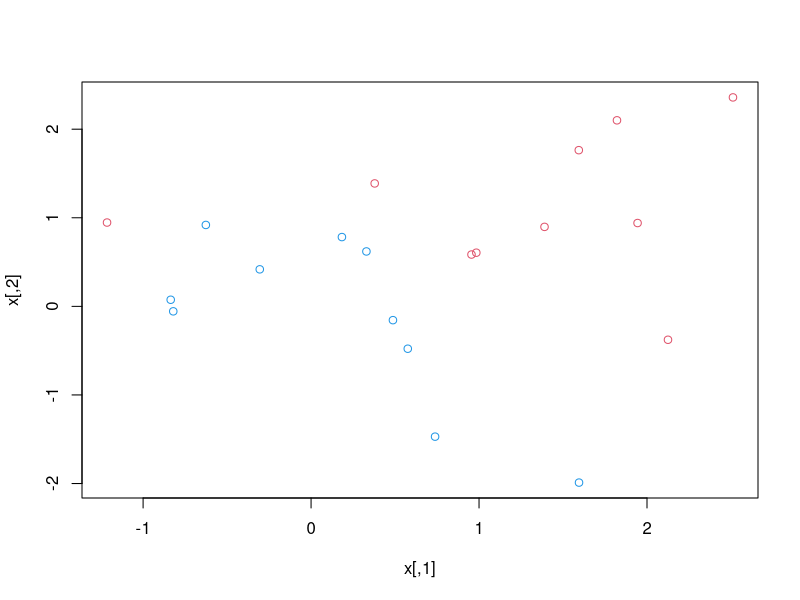
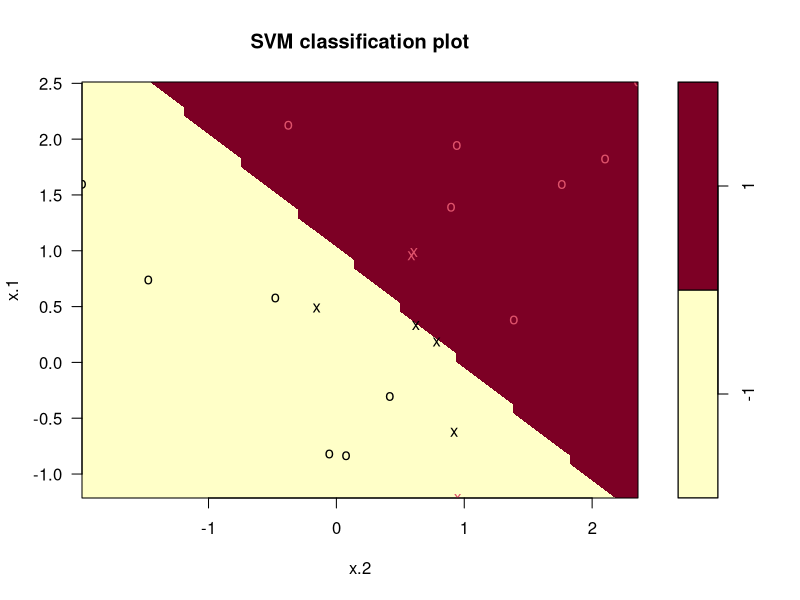
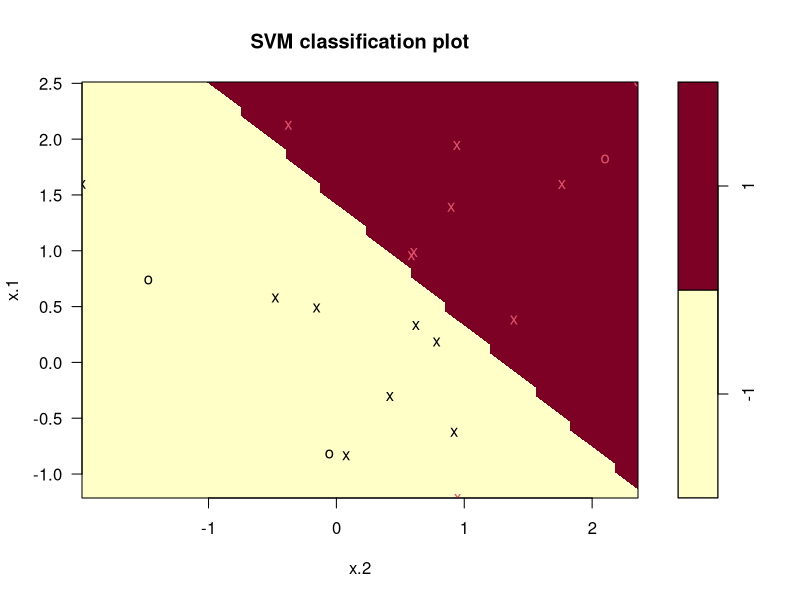
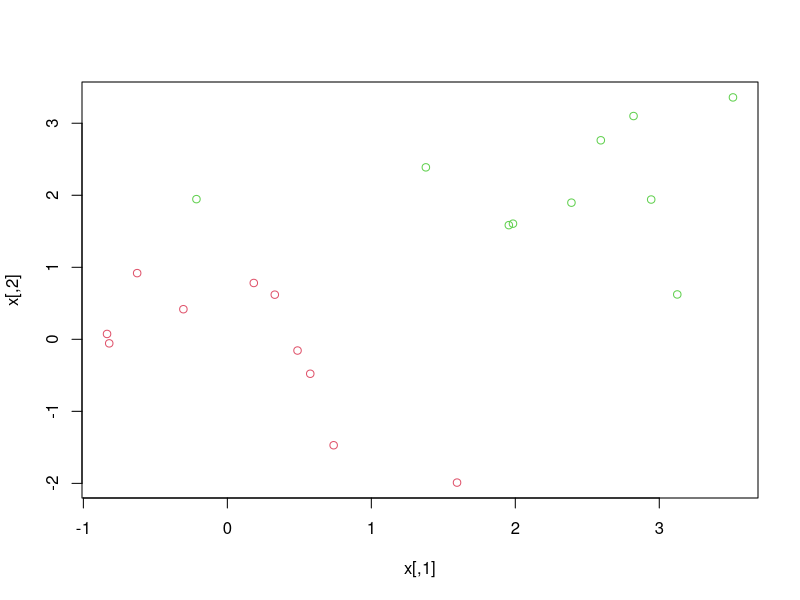
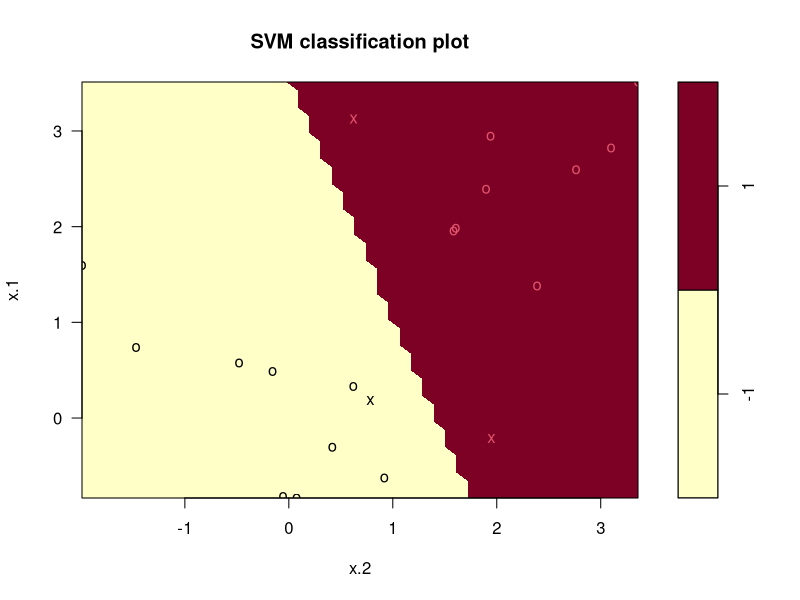
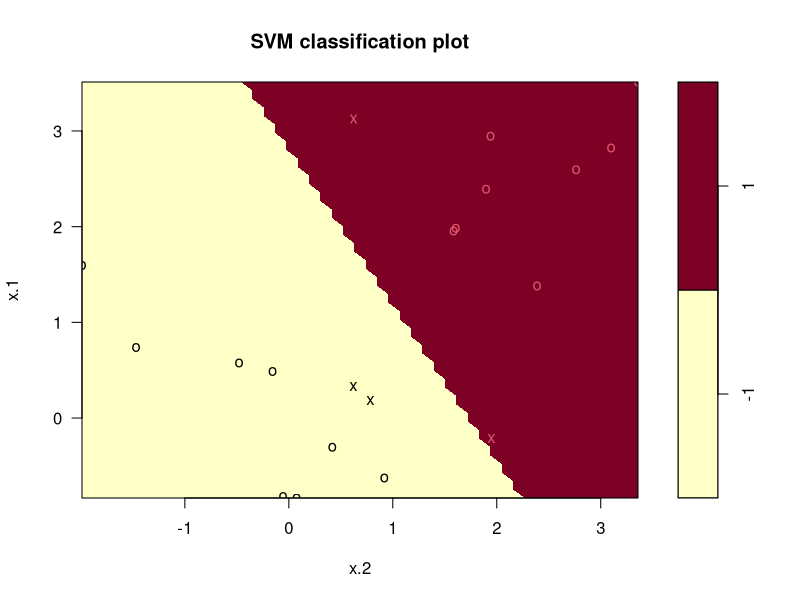

Write the R code that produced these figures, in order.
# Group 3 Lab 4
# Apr 2
# Yueyang Li

library(e1071)
set.seed(1)

# SVM: 2-dimensional example
# Generating observations
x <- matrix(rnorm(20*2), ncol = 2)
y <- c(rep(-1, 10), rep(1, 10))
x[y == 1,] <- x[y == 1, ] + 1

# Check: linearly separable?
plot(x, col = (3-y))
# They are not.

# SVM requires the response to be a factor
dat <- data.frame(x = x, y = as.factor(y))
dat

# Fit SVM
svmfit <- svm(y ~ ., data = dat, kernel = "linear", cost = 10, scale = F)

# Plot the support vector classifier
plot(svmfit, data = dat)
# x: support vectors
# determine the identities of support vectors
svmfit$index
# basic information
summary(svmfit)

# Try cost = 0.1
svmfit_new <- svm(y ~ ., data = dat, kernel = "linear", cost = 0.1, scale = F)
plot(svmfit_new, data = dat)
# Smaller cost, more support vectors, wider margin

# Perform cross-validation using tune() to find the optimal cost
# default k = 10
set.seed(1)
tune.out <- tune(svm, y ~ ., data = dat, kernel = "linear", ranges = list(cost = c(0.001, 0.01, 0.1, 1, 5, 10, 100)))
summary(tune.out)
# cost = 0.1 has the lowest cross-validation error

# The best model obtained
bestmodel <- tune.out$best.model
summary(bestmodel)

# Generate the test set
xtest <- matrix(rnorm(20*2), ncol = 2)
ytest <- sample(c(-1, 1), 20, rep = T)
xtest[ytest == 1, ] <- xtest[ytest == 1, ] + 1
testdat <- data.frame(x = xtest, y = as.factor(ytest))

# Predict labels of test observations
ypred <- predict(bestmodel, testdat)
table(predict = ypred, actual = testdat$y)

# Change to model with cost = 0.01
svmfit_lowcost <- svm(y ~ ., data = dat, kernel = "linear", cost = 0.01, scale = F)
ypred2 <- predict(svmfit_lowcost, testdat)
table(predict = ypred2, actual = testdat$y)
# not as good

# Consider a situation: two classes are linearly separable
x[y == 1, ] <- x[y == 1, ] + 1
plot(x, col = (y+5)/2)
dat <- data.frame(x = x, y = as.factor(y))
svmfit <- svm(y ~ ., data = dat, kernel = "linear", cost = 1e5, scale = F)
summary(svmfit)
plot(svmfit, dat)
# only uses 3 support vectors
# the margin is so narrow that it seems like this model will not perform well on new data
# try a smaller cost
svmfit <- svm(y ~ ., data = dat, kernel = "linear", cost = 1, scale = F)
summary(svmfit)
plot(svmfit, dat)
# now it uses 7 support vectors